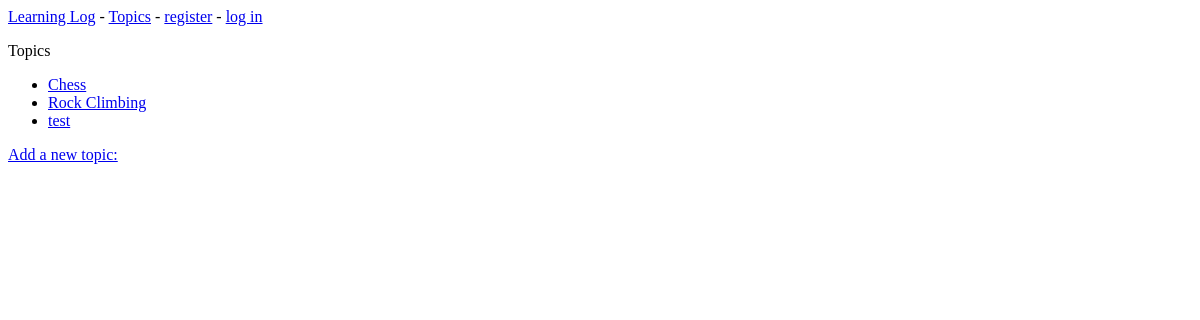
Before: / with the older database file.
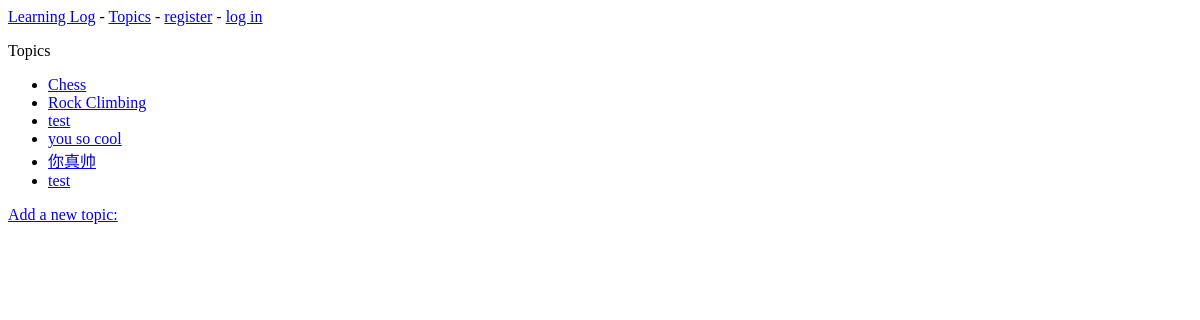
After: the same page with the newer database file.
### learning_logs/models.py (models this page shows)
class Topic(models.Model):
  text = models.CharField(max_length=200)
  date_added = models.DateTimeField(auto_now_add=True)
  def __str__(self):
    return self.text

### learning_logs/views.py (the view)
# urls.py: path('',views.topics,name='topics'),
def topics(request):
  topics = Topic.objects.order_by('date_added')
  context = {'topics':topics}
  return render(request,'learning_logs/topics.html',context)

### learning_logs/templates/learning_logs/topics.html
{% extends "learning_logs/base.html" %}
{% block content %}
<p>Topics</p>
 <ul>
   {% for topic in topics %}
    <li>
      <a href="{% url 'learning_logs:topic' topic.id %}">{{ topic }}</a>
    </li>
   {% empty %}
    <li>No topics have been added yet.</li>
   {% endfor %}
 </ul>
 <a href="{% url 'learning_logs:new_topic' %}">Add a new topic:</a>
{% endblock content %}

### learning_logs/templates/learning_logs/base.html
<p>
  <a href="{% url 'learning_logs:index' %}">Learning Log</a> -
  <a href="{% url 'learning_logs:topics' %}">Topics</a> -
  {% if user.is_authenticated %}
    Hello, {{ user.username }}.
    <a href="{% url 'users:logout' %}">log out</a>
  {% else %}
    <a href="{% url 'users:register' %}">register</a> -
    <a href="{% url 'users:login' %}">log in</a>
  {% endif %}
</p>
{% block content %}{% endblock content %}

Changed rows visible on the page:
added Topic: text "you so cool"
added Topic: text "你真帅"
added Topic: text "test"
